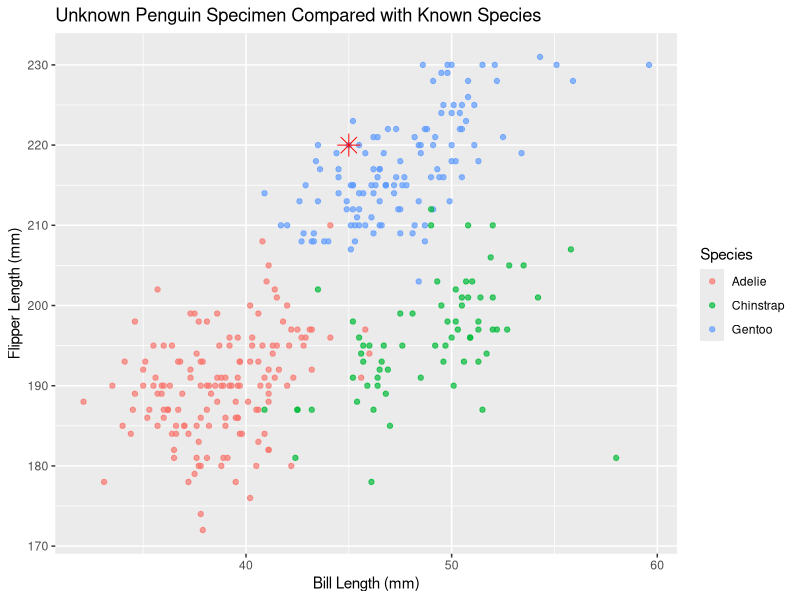

Here is the R script that generated this plot:
## ---- chunk 1

knitr::opts_chunk$set(
  echo = FALSE,
  warning = FALSE,
  message = FALSE
)

library(palmerpenguins)
library(tidyverse)
library(nnet)
library(knitr)

data("penguins")
## ---- chunk 2
penguins_clean <- penguins %>%
  drop_na(species, bill_length_mm, flipper_length_mm)

species_counts <- penguins_clean %>%
  count(species)

adelie_n <- species_counts$n[species_counts$species == "Adelie"]
chinstrap_n <- species_counts$n[species_counts$species == "Chinstrap"]
gentoo_n <- species_counts$n[species_counts$species == "Gentoo"]

total_n <- nrow(penguins_clean)

## ---- chunk 3

species_summary <- penguins_clean %>%
  group_by(species) %>%
  summarise(
    `Avg Bill Length` = round(mean(bill_length_mm),1),
    `Avg Flipper Length` = round(mean(flipper_length_mm),1)
  )

unknown_row <- data.frame(
  species = "Unknown Specimen",
  `Avg Bill Length` = 45,
  `Avg Flipper Length` = 220,
  check.names = FALSE
)

comparison_table <- bind_rows(species_summary, unknown_row)

kable(
  comparison_table,
  caption = "Comparison of the Unknown Specimen with Typical Measurements by Species (mm)"
)

new_specimen <- tibble(
  bill_length_mm = 45,
  flipper_length_mm = 220
)

ggplot(penguins_clean, aes(x = bill_length_mm, y = flipper_length_mm, color = species)) +
  geom_point(alpha = 0.7) +
  geom_point(data = new_specimen,
             aes(x = bill_length_mm, y = flipper_length_mm),
             color = "red", size = 5, shape = 8) +
  labs(
    title = "Unknown Penguin Specimen Compared with Known Species",
    x = "Bill Length (mm)",
    y = "Flipper Length (mm)",
    color = "Species"
  )
## ---- chunk 4
model <- multinom(
  species ~ bill_length_mm + flipper_length_mm,
  data = penguins_clean
)

prediction <- predict(model, newdata = new_specimen)

prediction

## ---- chunk 5
probabilities <- predict(model, newdata = new_specimen, type = "probs")

prob_table <- data.frame(
  Species = names(probabilities),
  Probability = round(as.numeric(probabilities) * 100, 2)
)

kable(
  prob_table,
  caption = "Estimated Probability of Species Membership"
)
